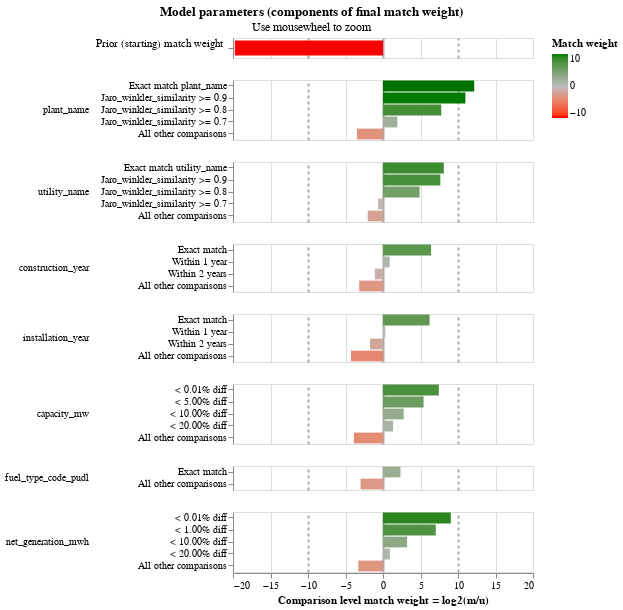

The notebook cell this image was saved under:
### Code cell
linker.match_weights_chart()

### Figure 1 — Vega-Lite specification as saved in the notebook (floating-point values rounded to 4 significant figures)
{"config": {"view": {"continuousWidth": 300, "continuousHeight": 300, "discreteHeight": 60, "discreteWidth": 400}, "header": {"title": null}, "mark": {"tooltip": null}, "title": {"anchor": "middle"}}, "vconcat": [{"mark": {"type": "bar", "clip": true, "height": 15}, "encoding": {"color": {"field": "log2_bayes_factor", "scale": {"domain": [-10, 0, 10], "interpolate": "lab", "range": ["red", "#bbbbbb", "green"]}, "title": "Match weight", "type": "quantitative"}, "tooltip": [{"field": "comparison_name", "title": "Comparison name", "type": "nominal"}, {"field": "probability_two_random_records_match", "format": ".4f", "title": "Probability two random records match", "type": "nominal"}, {"field": "log2_bayes_factor", "format": ",.4f", "title": "Equivalent match weight", "type": "quantitative"}, {"field": "bayes_factor_description", "title": "Match weight description", "type": "nominal"}], "x": {"axis": {"domain": false, "gridColor": {"condition": {"test": "abs(datum.value / 10)  <= 1 & datum.value % 10 === 0", "value": "#aaa"}, "value": "#ddd"}, "gridDash": {"condition": {"test": "abs(datum.value / 10) == 1", "value": [3]}, "value": null}, "gridWidth": {"condition": {"test": "abs(datum.value / 10)  <= 1 & datum.value % 10 === 0", "value": 2}, "value": 1}, "labels": false, "ticks": false, "title": ""}, "field": "log2_bayes_factor", "scale": {"domain": [-20, 20]}, "type": "quantitative"}, "y": {"axis": {"title": "Prior (starting) match weight", "titleAlign": "right", "titleAngle": 0, "titleFontWeight": "normal"}, "field": "label_for_charts", "sort": {"field": "comparison_vector_value", "order": "descending"}, "type": "nominal"}}, "height": 20, "transform": [{"filter": "(datum.comparison_name == 'probability_two_random_records_match')"}]}, {"mark": {"type": "bar", "clip": true}, "encoding": {"color": {"field": "log2_bayes_factor", "scale": {"domain": [-10, 0, 10], "interpolate": "lab", "range": ["red", "#bbbbbb", "green"]}, "title": "Match weight", "type": "quantitative"}, "row": {"field": "comparison_name", "header": {"labelAlign": "left", "labelAnchor": "middle", "labelAngle": 0}, "sort": {"field": "comparison_sort_order"}, "type": "nominal"}, "tooltip": [{"field": "comparison_name", "title": "Comparison name", "type": "nominal"}, {"field": "label_for_charts", "title": "Label", "type": "ordinal"}, {"field": "sql_condition", "title": "SQL condition", "type": "nominal"}, {"field": "m_probability", "format": ".4f", "title": "M probability", "type": "quantitative"}, {"field": "u_probability", "format": ".4f", "title": "U probability", "type": "quantitative"}, {"field": "bayes_factor", "format": ",.4f", "title": "Bayes factor = m/u", "type": "quantitative"}, {"field": "log2_bayes_factor", "format": ",.4f", "title": "Match weight = log2(m/u)", "type": "quantitative"}, {"field": "bayes_factor_description", "title": "Match weight description", "type": "nominal"}], "x": {"axis": {"gridColor": {"condition": {"test": "abs(datum.value / 10)  <= 1 & datum.value % 10 === 0", "value": "#aaa"}, "value": "#ddd"}, "gridDash": {"condition": {"test": "abs(datum.value / 10) == 1", "value": [3]}, "value": null}, "gridWidth": {"condition": {"test": "abs(datum.value / 10)  <= 1 & datum.value % 10 === 0", "value": 2}, "value": 1}, "title": "Comparison level match weight = log2(m/u)"}, "field": "log2_bayes_factor", "scale": {"domain": [-20, 20]}, "type": "quantitative"}, "y": {"axis": {"title": null}, "field": "label_for_charts", "sort": {"field": "comparison_vector_value", "order": "descending"}, "type": "nominal"}}, "height": {"step": 12}, "resolve": {"axis": {"y": "independent"}, "scale": {"y": "independent"}}, "transform": [{"filter": "(datum.comparison_name != 'probability_two_random_records_match')"}]}], "data": {"name": "data-1b63566810d1653da714c441ff4cfbd4"}, "params": [{"name": "mouse_zoom", "select": {"type": "interval", "encodings": ["x"]}, "bind": "scales", "views": []}], "resolve": {"axis": {"y": "independent"}, "scale": {"y": "independent"}}, "title": {"text": "Model parameters (components of final match weight)", "subtitle": "Use mousewheel to zoom"}, "$schema": "https://vega.github.io/schema/vega-lite/v5.9.3.json", "datasets": {"data-1b63566810d1653da714c441ff4cfbd4": [{"comparison_name": "probability_two_random_records_match", "sql_condition": null, "label_for_charts": "", "m_probability": null, "u_probability": null, "m_probability_description": null, "u_probability_description": null, "has_tf_adjustments": false, "tf_adjustment_column": null, "tf_adjustment_weight": null, "is_null_level": false, "bayes_factor": 1.131e-06, "log2_bayes_factor": -19.75, "comparison_vector_value": 0, "max_comparison_vector_value": 0, "bayes_factor_description": "The probability that two random records drawn at random match is 0.000 or one in  884,264.0 records.This is equivalent to a starting match weight of -19.754.", "probability_two_random_records_match": 1.131e-06, "comparison_sort_order": -1}, {"comparison_name": "plant_name", "sql_condition": "\"plant_name_l\" = \"plant_name_r\"", "label_for_charts": "Exact match plant_name", "m_probability": 0.4707, "u_probability": 0.0001027, "m_probability_description": "Amongst matching record comparisons, 47.07% of records are in the exact match plant_name comparison level", "u_probability_description": "Amongst non-matching record comparisons, 0.01% of records are in the exact match plant_name comparison level", "has_tf_adjustments": false, "tf_adjustment_column": null, "tf_adjustment_weight": 1.0, "is_null_level": false, "bayes_factor": 4582.0, "log2_bayes_factor": 12.16, "comparison_vector_value": 4, "max_comparison_vector_value": 4, "bayes_factor_description": "If comparison level is `exact match plant_name` then comparison is 4,581.80 times more likely to be a match", "probability_two_random_records_match": 1.131e-06, "comparison_sort_order": 0}, {"comparison_name": "plant_name", "sql_condition": "jaro_winkler_similarity(\"plant_name_l\", \"plant_name_r\") >= 0.9", "label_for_charts": "Jaro_winkler_similarity >= 0.9", "m_probability": 0.2584, "u_probability": 0.0001273, "m_probability_description": "Amongst matching record comparisons, 25.84% of records are in the jaro_winkler_similarity >= 0.9 comparison level", "u_probability_description": "Amongst non-matching record comparisons, 0.01% of records are in the jaro_winkler_similarity >= 0.9 comparison level", "has_tf_adjustments": false, "tf_adjustment_column": null, "tf_adjustment_weight": 1.0, "is_null_level": false, "bayes_factor": 2029.0, "log2_bayes_factor": 10.99, "comparison_vector_value": 3, "max_comparison_vector_value": 4, "bayes_factor_description": "If comparison level is `jaro_winkler_similarity >= 0.9` then comparison is 2,029.42 times more likely to be a match", "probability_two_random_records_match": 1.131e-06, "comparison_sort_order": 0}, {"comparison_name": "plant_name", "sql_condition": "jaro_winkler_similarity(\"plant_name_l\", \"plant_name_r\") >= 0.8", "label_for_charts": "Jaro_winkler_similarity >= 0.8", "m_probability": 0.1692, "u_probability": 0.0007771, "m_probability_description": "Amongst matching record comparisons, 16.92% of records are in the jaro_winkler_similarity >= 0.8 comparison level", "u_probability_description": "Amongst non-matching record comparisons, 0.08% of records are in the jaro_winkler_similarity >= 0.8 comparison level", "has_tf_adjustments": false, "tf_adjustment_column": null, "tf_adjustment_weight": 1.0, "is_null_level": false, "bayes_factor": 217.7, "log2_bayes_factor": 7.766, "comparison_vector_value": 2, "max_comparison_vector_value": 4, "bayes_factor_description": "If comparison level is `jaro_winkler_similarity >= 0.8` then comparison is 217.68 times more likely to be a match", "probability_two_random_records_match": 1.131e-06, "comparison_sort_order": 0}, {"comparison_name": "plant_name", "sql_condition": "jaro_winkler_similarity(\"plant_name_l\", \"plant_name_r\") >= 0.7", "label_for_charts": "Jaro_winkler_similarity >= 0.7", "m_probability": 0.0124, "u_probability": 0.003276, "m_probability_description": "Amongst matching record comparisons, 1.24% of records are in the jaro_winkler_similarity >= 0.7 comparison level", "u_probability_description": "Amongst non-matching record comparisons, 0.33% of records are in the jaro_winkler_similarity >= 0.7 comparison level", "has_tf_adjustments": false, "tf_adjustment_column": null, "tf_adjustment_weight": 1.0, "is_null_level": false, "bayes_factor": 3.785, "log2_bayes_factor": 1.92, "comparison_vector_value": 1, "max_comparison_vector_value": 4, "bayes_factor_description": "If comparison level is `jaro_winkler_similarity >= 0.7` then comparison is 3.79 times more likely to be a match", "probability_two_random_records_match": 1.131e-06, "comparison_sort_order": 0}, {"comparison_name": "plant_name", "sql_condition": "ELSE", "label_for_charts": "All other comparisons", "m_probability": 0.08927, "u_probability": 0.9957, "m_probability_description": "Amongst matching record comparisons, 8.93% of records are in the all other comparisons comparison level", "u_probability_description": "Amongst non-matching record comparisons, 99.57% of records are in the all other comparisons comparison level", "has_tf_adjustments": false, "tf_adjustment_column": null, "tf_adjustment_weight": 1.0, "is_null_level": false, "bayes_factor": 0.08966, "log2_bayes_factor": -3.479, "comparison_vector_value": 0, "max_comparison_vector_value": 4, "bayes_factor_description": "If comparison level is `all other comparisons` then comparison is  11.15 times less likely to be a match", "probability_two_random_records_match": 1.131e-06, "comparison_sort_order": 0}, {"comparison_name": "utility_name", "sql_condition": "\"utility_name_l\" = \"utility_name_r\"", "label_for_charts": "Exact match utility_name", "m_probability": 0.4583, "u_probability": 0.00166, "m_probability_description": "Amongst matching record comparisons, 45.83% of records are in the exact match utility_name comparison level", "u_probability_description": "Amongst non-matching record comparisons, 0.17% of records are in the exact match utility_name comparison level", "has_tf_adjustments": true, "tf_adjustment_column": "utility_name", "tf_adjustment_weight": 1.0, "is_null_level": false, "bayes_factor": 276.0, "log2_bayes_factor": 8.109, "comparison_vector_value": 4, "max_comparison_vector_value": 4, "bayes_factor_description": "If comparison level is `exact match utility_name` then comparison is 276.02 times more likely to be a match", "probability_two_random_records_match": 1.131e-06, "comparison_sort_order": 1}, {"comparison_name": "utility_name", "sql_condition": "jaro_winkler_similarity(\"utility_name_l\", \"utility_name_r\") >= 0.9", "label_for_charts": "Jaro_winkler_similarity >= 0.9", "m_probability": 0.1235, "u_probability": 0.0006172, "m_probability_description": "Amongst matching record comparisons, 12.35% of records are in the jaro_winkler_similarity >= 0.9 comparison level", "u_probability_description": "Amongst non-matching record comparisons, 0.06% of records are in the jaro_winkler_similarity >= 0.9 comparison level", "has_tf_adjustments": false, "tf_adjustment_column": null, "tf_adjustment_weight": 1.0, "is_null_level": false, "bayes_factor": 200.0, "log2_bayes_factor": 7.644, "comparison_vector_value": 3, "max_comparison_vector_value": 4, "bayes_factor_description": "If comparison level is `jaro_winkler_similarity >= 0.9` then comparison is 200.05 times more likely to be a match", "probability_two_random_records_match": 1.131e-06, "comparison_sort_order": 1}, {"comparison_name": "utility_name", "sql_condition": "jaro_winkler_similarity(\"utility_name_l\", \"utility_name_r\") >= 0.8", "label_for_charts": "Jaro_winkler_similarity >= 0.8", "m_probability": 0.1568, "u_probability": 0.005322, "m_probability_description": "Amongst matching record comparisons, 15.68% of records are in the jaro_winkler_similarity >= 0.8 comparison level", "u_probability_description": "Amongst non-matching record comparisons, 0.53% of records are in the jaro_winkler_similarity >= 0.8 comparison level", "has_tf_adjustments": false, "tf_adjustment_column": null, "tf_adjustment_weight": 1.0, "is_null_level": false, "bayes_factor": 29.46, "log2_bayes_factor": 4.881, "comparison_vector_value": 2, "max_comparison_vector_value": 4, "bayes_factor_description": "If comparison level is `jaro_winkler_similarity >= 0.8` then comparison is 29.46 times more likely to be a match", "probability_two_random_records_match": 1.131e-06, "comparison_sort_order": 1}, {"comparison_name": "utility_name", "sql_condition": "jaro_winkler_similarity(\"utility_name_l\", \"utility_name_r\") >= 0.7", "label_for_charts": "Jaro_winkler_similarity >= 0.7", "m_probability": 0.03156, "u_probability": 0.04986, "m_probability_description": "Amongst matching record comparisons, 3.16% of records are in the jaro_winkler_similarity >= 0.7 comparison level", "u_probability_description": "Amongst non-matching record comparisons, 4.99% of records are in the jaro_winkler_similarity >= 0.7 comparison level", "has_tf_adjustments": false, "tf_adjustment_column": null, "tf_adjustment_weight": 1.0, "is_null_level": false, "bayes_factor": 0.633, "log2_bayes_factor": -0.6597, "comparison_vector_value": 1, "max_comparison_vector_value": 4, "bayes_factor_description": "If comparison level is `jaro_winkler_similarity >= 0.7` then comparison is  1.58 times less likely to be a match", "probability_two_random_records_match": 1.131e-06, "comparison_sort_order": 1}, {"comparison_name": "utility_name", "sql_condition": "ELSE", "label_for_charts": "All other comparisons", "m_probability": 0.2299, "u_probability": 0.9425, "m_probability_description": "Amongst matching record comparisons, 22.99% of records are in the all other comparisons comparison level", "u_probability_description": "Amongst non-matching record comparisons, 94.25% of records are in the all other comparisons comparison level", "has_tf_adjustments": false, "tf_adjustment_column": null, "tf_adjustment_weight": 1.0, "is_null_level": false, "bayes_factor": 0.2439, "log2_bayes_factor": -2.036, "comparison_vector_value": 0, "max_comparison_vector_value": 4, "bayes_factor_description": "If comparison level is `all other comparisons` then comparison is  4.10 times less likely to be a match", "probability_two_random_records_match": 1.131e-06, "comparison_sort_order": 1}, {"comparison_name": "construction_year", "sql_condition": "\"construction_year_l\" = \"construction_year_r\"", "label_for_charts": "Exact match", "m_probability": 0.8493, "u_probability": 0.009962, "m_probability_description": "Amongst matching record comparisons, 84.93% of records are in the exact match comparison level", "u_probability_description": "Amongst non-matching record comparisons, 1.00% of records are in the exact match comparison level", "has_tf_adjustments": false, "tf_adjustment_column": null, "tf_adjustment_weight": 1.0, "is_null_level": false, "bayes_factor": 85.25, "log2_bayes_factor": 6.414, "comparison_vector_value": 3, "max_comparison_vector_value": 3, "bayes_factor_description": "If comparison level is `exact match` then comparison is 85.25 times more likely to be a match", "probability_two_random_records_match": 1.131e-06, "comparison_sort_order": 2}, {"comparison_name": "construction_year", "sql_condition": "\n            abs(date_diff('year', \"construction_year_l\",\n              \"construction_year_r\")) <= 1\n        ", "label_for_charts": "Within 1 year", "m_probability": 0.03654, "u_probability": 0.01971, "m_probability_description": "Amongst matching record comparisons, 3.65% of records are in the within 1 year comparison level", "u_probability_description": "Amongst non-matching record comparisons, 1.97% of records are in the within 1 year comparison level", "has_tf_adjustments": false, "tf_adjustment_column": null, "tf_adjustment_weight": 1.0, "is_null_level": false, "bayes_factor": 1.854, "log2_bayes_factor": 0.8904, "comparison_vector_value": 2, "max_comparison_vector_value": 3, "bayes_factor_description": "If comparison level is `within 1 year` then comparison is 1.85 times more likely to be a match", "probability_two_random_records_match": 1.131e-06, "comparison_sort_order": 2}, {"comparison_name": "construction_year", "sql_condition": "\n            abs(date_diff('year', \"construction_year_l\",\n              \"construction_year_r\")) <= 2\n        ", "label_for_charts": "Within 2 years", "m_probability": 0.008913, "u_probability": 0.01888, "m_probability_description": "Amongst matching record comparisons, 0.89% of records are in the within 2 years comparison level", "u_probability_description": "Amongst non-matching record comparisons, 1.89% of records are in the within 2 years comparison level", "has_tf_adjustments": false, "tf_adjustment_column": null, "tf_adjustment_weight": 1.0, "is_null_level": false, "bayes_factor": 0.472, "log2_bayes_factor": -1.083, "comparison_vector_value": 1, "max_comparison_vector_value": 3, "bayes_factor_description": "If comparison level is `within 2 years` then comparison is  2.12 times less likely to be a match", "probability_two_random_records_match": 1.131e-06, "comparison_sort_order": 2}, {"comparison_name": "construction_year", "sql_condition": "ELSE", "label_for_charts": "All other comparisons", "m_probability": 0.1053, "u_probability": 0.9514, "m_probability_description": "Amongst matching record comparisons, 10.53% of records are in the all other comparisons comparison level", "u_probability_description": "Amongst non-matching record comparisons, 95.14% of records are in the all other comparisons comparison level", "has_tf_adjustments": false, "tf_adjustment_column": null, "tf_adjustment_weight": 1.0, "is_null_level": false, "bayes_factor": 0.1107, "log2_bayes_factor": -3.176, "comparison_vector_value": 0, "max_comparison_vector_value": 3, "bayes_factor_description": "If comparison level is `all other comparisons` then comparison is  9.04 times less likely to be a match", "probability_two_random_records_match": 1.131e-06, "comparison_sort_order": 2}, {"comparison_name": "installation_year", "sql_condition": "\"installation_year_l\" = \"installation_year_r\"", "label_for_charts": "Exact match", "m_probability": 0.914, "u_probability": 0.01234, "m_probability_description": "Amongst matching record comparisons, 91.40% of records are in the exact match comparison level", "u_probability_description": "Amongst non-matching record comparisons, 1.23% of records are in the exact match comparison level", "has_tf_adjustments": false, "tf_adjustment_column": null, "tf_adjustment_weight": 1.0, "is_null_level": false, "bayes_factor": 74.05, "log2_bayes_factor": 6.21, "comparison_vector_value": 3, "max_comparison_vector_value": 3, "bayes_factor_description": "If comparison level is `exact match` then comparison is 74.05 times more likely to be a match", "probability_two_random_records_match": 1.131e-06, "comparison_sort_order": 3}, {"comparison_name": "installation_year", "sql_condition": "\n            abs(date_diff('year', \"installation_year_l\",\n              \"installation_year_r\")) <= 1\n        ", "label_for_charts": "Within 1 year", "m_probability": 0.03023, "u_probability": 0.02433, "m_probability_description": "Amongst matching record comparisons, 3.02% of records are in the within 1 year comparison level", "u_probability_description": "Amongst non-matching record comparisons, 2.43% of records are in the within 1 year comparison level", "has_tf_adjustments": false, "tf_adjustment_column": null, "tf_adjustment_weight": 1.0, "is_null_level": false, "bayes_factor": 1.242, "log2_bayes_factor": 0.3129, "comparison_vector_value": 2, "max_comparison_vector_value": 3, "bayes_factor_description": "If comparison level is `within 1 year` then comparison is 1.24 times more likely to be a match", "probability_two_random_records_match": 1.131e-06, "comparison_sort_order": 3}, {"comparison_name": "installation_year", "sql_condition": "\n            abs(date_diff('year', \"installation_year_l\",\n              \"installation_year_r\")) <= 2\n        ", "label_for_charts": "Within 2 years", "m_probability": 0.006847, "u_probability": 0.02279, "m_probability_description": "Amongst matching record comparisons, 0.68% of records are in the within 2 years comparison level", "u_probability_description": "Amongst non-matching record comparisons, 2.28% of records are in the within 2 years comparison level", "has_tf_adjustments": false, "tf_adjustment_column": null, "tf_adjustment_weight": 1.0, "is_null_level": false, "bayes_factor": 0.3004, "log2_bayes_factor": -1.735, "comparison_vector_value": 1, "max_comparison_vector_value": 3, "bayes_factor_description": "If comparison level is `within 2 years` then comparison is  3.33 times less likely to be a match", "probability_two_random_records_match": 1.131e-06, "comparison_sort_order": 3}, {"comparison_name": "installation_year", "sql_condition": "ELSE", "label_for_charts": "All other comparisons", "m_probability": 0.04896, "u_probability": 0.9405, "m_probability_description": "Amongst matching record comparisons, 4.90% of records are in the all other comparisons comparison level", "u_probability_description": "Amongst non-matching record comparisons, 94.05% of records are in the all other comparisons comparison level", "has_tf_adjustments": false, "tf_adjustment_column": null, "tf_adjustment_weight": 1.0, "is_null_level": false, "bayes_factor": 0.05206, "log2_bayes_factor": -4.264, "comparison_vector_value": 0, "max_comparison_vector_value": 3, "bayes_factor_description": "If comparison level is `all other comparisons` then comparison is  19.21 times less likely to be a match", "probability_two_random_records_match": 1.131e-06, "comparison_sort_order": 3}, {"comparison_name": "capacity_mw", "sql_condition": "(abs(\"capacity_mw_l\" - \"capacity_mw_r\")/\n            (case\n                when \"capacity_mw_r\" > \"capacity_mw_l\"\n                then \"capacity_mw_r\"\n                else \"capacity_mw_l\"\n            end))\n            < 0.0001", "label_for_charts": "< 0.01% diff", "m_probability": 0.4349, "u_probability": 0.002503, "m_probability_description": "Amongst matching record comparisons, 43.49% of records are in the < 0.01% diff comparison level", "u_probability_description": "Amongst non-matching record comparisons, 0.25% of records are in the < 0.01% diff comparison level", "has_tf_adjustments": false, "tf_adjustment_column": null, "tf_adjustment_weight": 1.0, "is_null_level": false, "bayes_factor": 173.8, "log2_bayes_factor": 7.441, "comparison_vector_value": 4, "max_comparison_vector_value": 4, "bayes_factor_description": "If comparison level is `< 0.01% diff` then comparison is 173.78 times more likely to be a match", "probability_two_random_records_match": 1.131e-06, "comparison_sort_order": 4}, {"comparison_name": "capacity_mw", "sql_condition": "(abs(\"capacity_mw_l\" - \"capacity_mw_r\")/\n            (case\n                when \"capacity_mw_r\" > \"capacity_mw_l\"\n                then \"capacity_mw_r\"\n                else \"capacity_mw_l\"\n            end))\n            < 0.05", "label_for_charts": "< 5.00% diff", "m_probability": 0.3644, "u_probability": 0.008565, "m_probability_description": "Amongst matching record comparisons, 36.44% of records are in the < 5.00% diff comparison level", "u_probability_description": "Amongst non-matching record comparisons, 0.86% of records are in the < 5.00% diff comparison level", "has_tf_adjustments": false, "tf_adjustment_column": null, "tf_adjustment_weight": 1.0, "is_null_level": false, "bayes_factor": 42.55, "log2_bayes_factor": 5.411, "comparison_vector_value": 3, "max_comparison_vector_value": 4, "bayes_factor_description": "If comparison level is `< 5.00% diff` then comparison is 42.55 times more likely to be a match", "probability_two_random_records_match": 1.131e-06, "comparison_sort_order": 4}, {"comparison_name": "capacity_mw", "sql_condition": "(abs(\"capacity_mw_l\" - \"capacity_mw_r\")/\n            (case\n                when \"capacity_mw_r\" > \"capacity_mw_l\"\n                then \"capacity_mw_r\"\n                else \"capacity_mw_l\"\n            end))\n            < 0.1", "label_for_charts": "< 10.00% diff", "m_probability": 0.07256, "u_probability": 0.01075, "m_probability_description": "Amongst matching record comparisons, 7.26% of records are in the < 10.00% diff comparison level", "u_probability_description": "Amongst non-matching record comparisons, 1.07% of records are in the < 10.00% diff comparison level", "has_tf_adjustments": false, "tf_adjustment_column": null, "tf_adjustment_weight": 1.0, "is_null_level": false, "bayes_factor": 6.753, "log2_bayes_factor": 2.755, "comparison_vector_value": 2, "max_comparison_vector_value": 4, "bayes_factor_description": "If comparison level is `< 10.00% diff` then comparison is 6.75 times more likely to be a match", "probability_two_random_records_match": 1.131e-06, "comparison_sort_order": 4}, {"comparison_name": "capacity_mw", "sql_condition": "(abs(\"capacity_mw_l\" - \"capacity_mw_r\")/\n            (case\n                when \"capacity_mw_r\" > \"capacity_mw_l\"\n                then \"capacity_mw_r\"\n                else \"capacity_mw_l\"\n            end))\n            < 0.2", "label_for_charts": "< 20.00% diff", "m_probability": 0.0634, "u_probability": 0.02495, "m_probability_description": "Amongst matching record comparisons, 6.34% of records are in the < 20.00% diff comparison level", "u_probability_description": "Amongst non-matching record comparisons, 2.49% of records are in the < 20.00% diff comparison level", "has_tf_adjustments": false, "tf_adjustment_column": null, "tf_adjustment_weight": 1.0, "is_null_level": false, "bayes_factor": 2.541, "log2_bayes_factor": 1.346, "comparison_vector_value": 1, "max_comparison_vector_value": 4, "bayes_factor_description": "If comparison level is `< 20.00% diff` then comparison is 2.54 times more likely to be a match", "probability_two_random_records_match": 1.131e-06, "comparison_sort_order": 4}, {"comparison_name": "capacity_mw", "sql_condition": "ELSE", "label_for_charts": "All other comparisons", "m_probability": 0.06469, "u_probability": 0.9532, "m_probability_description": "Amongst matching record comparisons, 6.47% of records are in the all other comparisons comparison level", "u_probability_description": "Amongst non-matching record comparisons, 95.32% of records are in the all other comparisons comparison level", "has_tf_adjustments": false, "tf_adjustment_column": null, "tf_adjustment_weight": 1.0, "is_null_level": false, "bayes_factor": 0.06786, "log2_bayes_factor": -3.881, "comparison_vector_value": 0, "max_comparison_vector_value": 4, "bayes_factor_description": "If comparison level is `all other comparisons` then comparison is  14.74 times less likely to be a match", "probability_two_random_records_match": 1.131e-06, "comparison_sort_order": 4}, {"comparison_name": "fuel_type_code_pudl", "sql_condition": "\"fuel_type_code_pudl_l\" = \"fuel_type_code_pudl_r\"", "label_for_charts": "Exact match", "m_probability": 0.8968, "u_probability": 0.1788, "m_probability_description": "Amongst matching record comparisons, 89.68% of records are in the exact match comparison level", "u_probability_description": "Amongst non-matching record comparisons, 17.88% of records are in the exact match comparison level", "has_tf_adjustments": true, "tf_adjustment_column": "fuel_type_code_pudl", "tf_adjustment_weight": 1.0, "is_null_level": false, "bayes_factor": 5.015, "log2_bayes_factor": 2.326, "comparison_vector_value": 1, "max_comparison_vector_value": 1, "bayes_factor_description": "If comparison level is `exact match` then comparison is 5.02 times more likely to be a match", "probability_two_random_records_match": 1.131e-06, "comparison_sort_order": 5}, {"comparison_name": "fuel_type_code_pudl", "sql_condition": "ELSE", "label_for_charts": "All other comparisons", "m_probability": 0.1032, "u_probability": 0.8212, "m_probability_description": "Amongst matching record comparisons, 10.32% of records are in the all other comparisons comparison level", "u_probability_description": "Amongst non-matching record comparisons, 82.12% of records are in the all other comparisons comparison level", "has_tf_adjustments": false, "tf_adjustment_column": null, "tf_adjustment_weight": 1.0, "is_null_level": false, "bayes_factor": 0.1257, "log2_bayes_factor": -2.992, "comparison_vector_value": 0, "max_comparison_vector_value": 1, "bayes_factor_description": "If comparison level is `all other comparisons` then comparison is  7.95 times less likely to be a match", "probability_two_random_records_match": 1.131e-06, "comparison_sort_order": 5}, {"comparison_name": "net_generation_mwh", "sql_condition": "(abs(\"net_generation_mwh_l\" - \"net_generation_mwh_r\")/\n            (case\n                when \"net_generation_mwh_r\" > \"net_generation_mwh_l\"\n                then \"net_generation_mwh_r\"\n                else \"net_generation_mwh_l\"\n            end))\n            < 0.0001", "label_for_charts": "< 0.01% diff", "m_probability": 0.6119, "u_probability": 0.001166, "m_probability_description": "Amongst matching record comparisons, 61.19% of records are in the < 0.01% diff comparison level", "u_probability_description": "Amongst non-matching record comparisons, 0.12% of records are in the < 0.01% diff comparison level", "has_tf_adjustments": false, "tf_adjustment_column": null, "tf_adjustment_weight": 1.0, "is_null_level": false, "bayes_factor": 525.0, "log2_bayes_factor": 9.036, "comparison_vector_value": 4, "max_comparison_vector_value": 4, "bayes_factor_description": "If comparison level is `< 0.01% diff` then comparison is 525.00 times more likely to be a match", "probability_two_random_records_match": 1.131e-06, "comparison_sort_order": 6}, {"comparison_name": "net_generation_mwh", "sql_condition": "(abs(\"net_generation_mwh_l\" - \"net_generation_mwh_r\")/\n            (case\n                when \"net_generation_mwh_r\" > \"net_generation_mwh_l\"\n                then \"net_generation_mwh_r\"\n                else \"net_generation_mwh_l\"\n            end))\n            < 0.01", "label_for_charts": "< 1.00% diff", "m_probability": 0.157, "u_probability": 0.001198, "m_probability_description": "Amongst matching record comparisons, 15.70% of records are in the < 1.00% diff comparison level", "u_probability_description": "Amongst non-matching record comparisons, 0.12% of records are in the < 1.00% diff comparison level", "has_tf_adjustments": false, "tf_adjustment_column": null, "tf_adjustment_weight": 1.0, "is_null_level": false, "bayes_factor": 131.1, "log2_bayes_factor": 7.034, "comparison_vector_value": 3, "max_comparison_vector_value": 4, "bayes_factor_description": "If comparison level is `< 1.00% diff` then comparison is 131.09 times more likely to be a match", "probability_two_random_records_match": 1.131e-06, "comparison_sort_order": 6}, {"comparison_name": "net_generation_mwh", "sql_condition": "(abs(\"net_generation_mwh_l\" - \"net_generation_mwh_r\")/\n            (case\n                when \"net_generation_mwh_r\" > \"net_generation_mwh_l\"\n                then \"net_generation_mwh_r\"\n                else \"net_generation_mwh_l\"\n            end))\n            < 0.1", "label_for_charts": "< 10.00% diff", "m_probability": 0.1052, "u_probability": 0.01133, "m_probability_description": "Amongst matching record comparisons, 10.52% of records are in the < 10.00% diff comparison level", "u_probability_description": "Amongst non-matching record comparisons, 1.13% of records are in the < 10.00% diff comparison level", "has_tf_adjustments": false, "tf_adjustment_column": null, "tf_adjustment_weight": 1.0, "is_null_level": false, "bayes_factor": 9.285, "log2_bayes_factor": 3.215, "comparison_vector_value": 2, "max_comparison_vector_value": 4, "bayes_factor_description": "If comparison level is `< 10.00% diff` then comparison is 9.28 times more likely to be a match", "probability_two_random_records_match": 1.131e-06, "comparison_sort_order": 6}, {"comparison_name": "net_generation_mwh", "sql_condition": "(abs(\"net_generation_mwh_l\" - \"net_generation_mwh_r\")/\n            (case\n                when \"net_generation_mwh_r\" > \"net_generation_mwh_l\"\n                then \"net_generation_mwh_r\"\n                else \"net_generation_mwh_l\"\n            end))\n            < 0.2", "label_for_charts": "< 20.00% diff", "m_probability": 0.02653, "u_probability": 0.01406, "m_probability_description": "Amongst matching record comparisons, 2.65% of records are in the < 20.00% diff comparison level", "u_probability_description": "Amongst non-matching record comparisons, 1.41% of records are in the < 20.00% diff comparison level", "has_tf_adjustments": false, "tf_adjustment_column": null, "tf_adjustment_weight": 1.0, "is_null_level": false, "bayes_factor": 1.887, "log2_bayes_factor": 0.916, "comparison_vector_value": 1, "max_comparison_vector_value": 4, "bayes_factor_description": "If comparison level is `< 20.00% diff` then comparison is 1.89 times more likely to be a match", "probability_two_random_records_match": 1.131e-06, "comparison_sort_order": 6}, {"comparison_name": "net_generation_mwh", "sql_condition": "ELSE", "label_for_charts": "All other comparisons", "m_probability": 0.09929, "u_probability": 0.9722, "m_probability_description": "Amongst matching record comparisons, 9.93% of records are in the all other comparisons comparison level", "u_probability_description": "Amongst non-matching record comparisons, 97.22% of records are in the all other comparisons comparison level", "has_tf_adjustments": false, "tf_adjustment_column": null, "tf_adjustment_weight": 1.0, "is_null_level": false, "bayes_factor": 0.1021, "log2_bayes_factor": -3.292, "comparison_vector_value": 0, "max_comparison_vector_value": 4, "bayes_factor_description": "If comparison level is `all other comparisons` then comparison is  9.79 times less likely to be a match", "probability_two_random_records_match": 1.131e-06, "comparison_sort_order": 6}]}}
